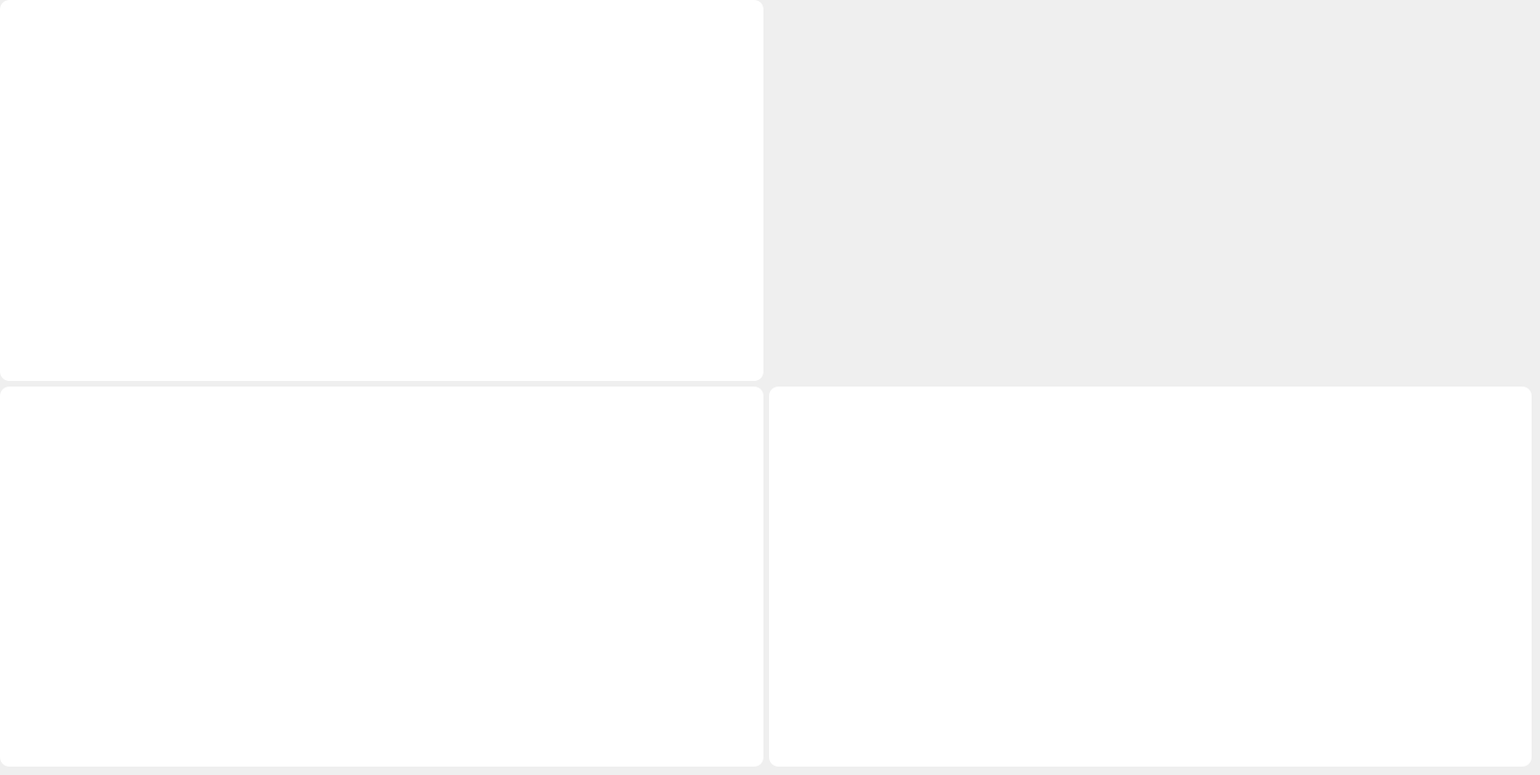
<?xml version="1.0" encoding="UTF-8"?>
<ui version="4.0">
 <class>dashboard</class>
 <widget class="QWidget" name="dashboard">
  <property name="geometry">
   <rect>
    <x>0</x>
    <y>0</y>
    <width>1650</width>
    <height>830</height>
   </rect>
  </property>
  <property name="windowTitle">
   <string>Form</string>
  </property>
  <property name="styleSheet">
   <string notr="true">QWidget {
    background: qlineargradient(spread:pad, x1:0, y1:0, x2:1, y2:1, 
                                stop:0 #1E1E2E, stop:1 #252836);
    color: white;
    font-size: 14px;
    font-family: &quot;Segoe UI&quot;, sans-serif;
}
</string>
  </property>
  <widget class="QWidget" name="gridLayoutWidget">
   <property name="geometry">
    <rect>
     <x>0</x>
     <y>0</y>
     <width>1641</width>
     <height>821</height>
    </rect>
   </property>
   <layout class="QGridLayout" name="gridLayout">
    <item row="1" column="0">
     <widget class="QWidget" name="widget" native="true">
      <property name="styleSheet">
       <string notr="true">background-color: rgb(255, 255, 255);
border-radius: 10px;
</string>
      </property>
     </widget>
    </item>
    <item row="1" column="1">
     <widget class="QWidget" name="widget_2" native="true">
      <property name="styleSheet">
       <string notr="true">background-color: rgb(255, 255, 255);
border-radius: 10px;
</string>
      </property>
     </widget>
    </item>
    <item row="0" column="0">
     <widget class="QWidget" name="widget_3" native="true">
      <property name="styleSheet">
       <string notr="true">background-color: rgb(255, 255, 255);
border-radius: 10px;
</string>
      </property>
     </widget>
    </item>
   </layout>
  </widget>
 </widget>
 <resources/>
 <connections/>
</ui>
